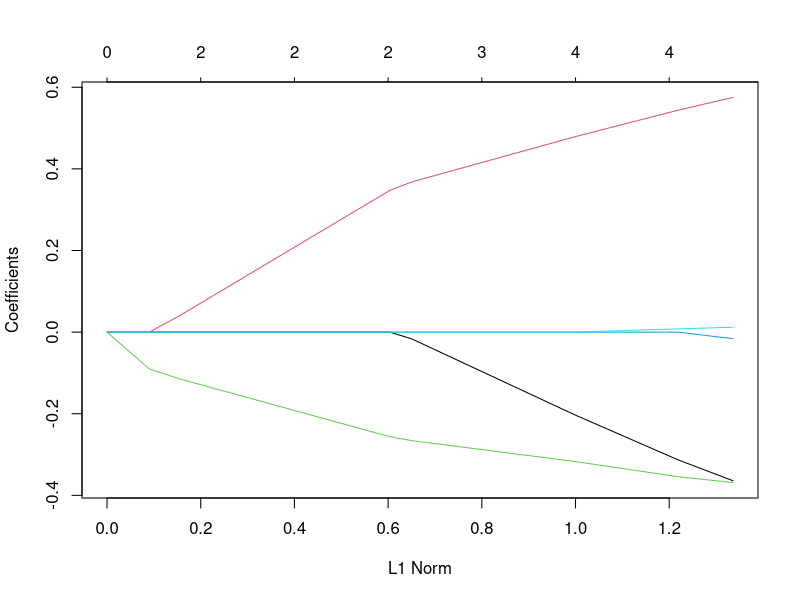
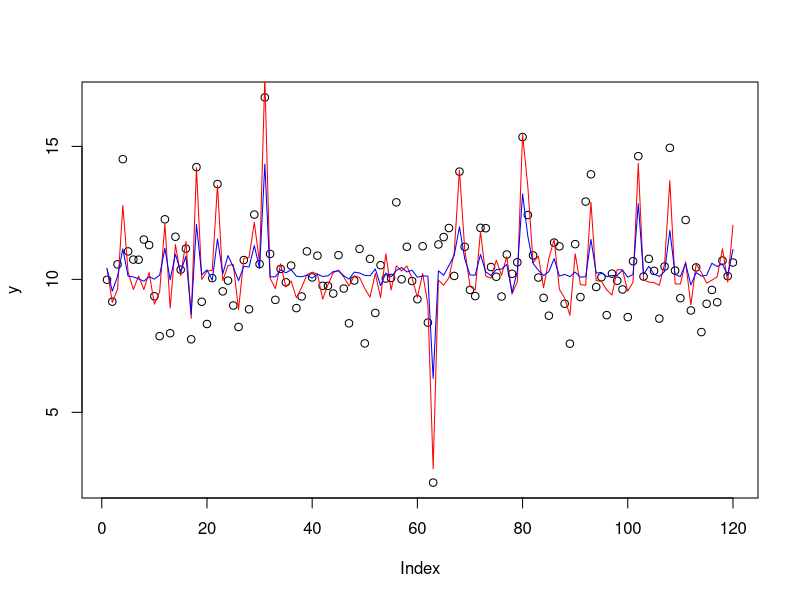
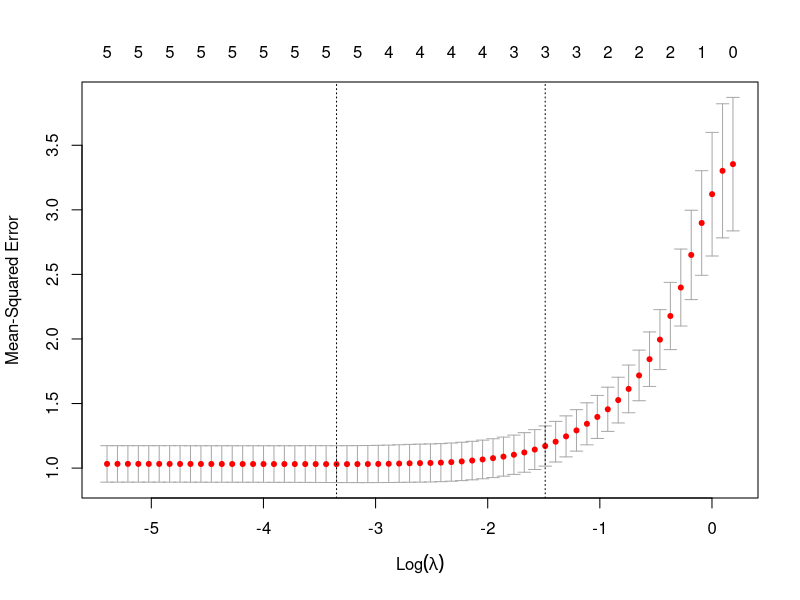
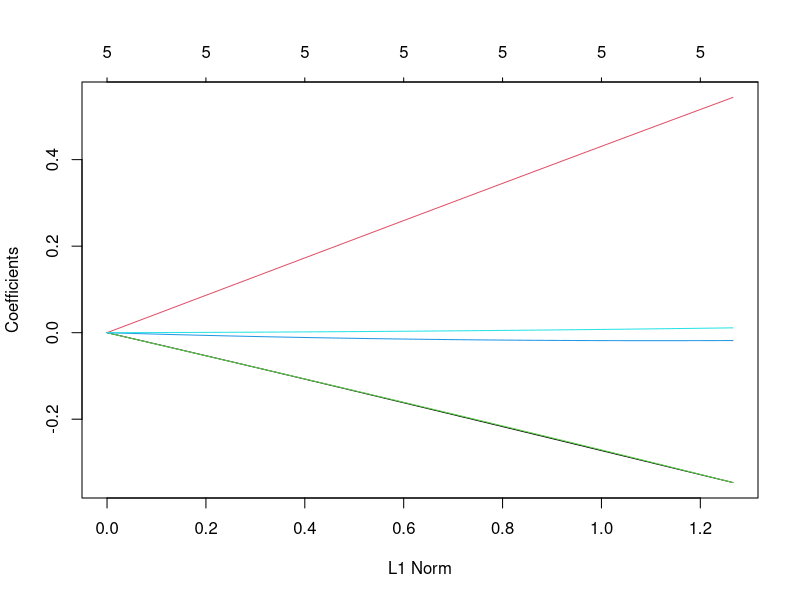
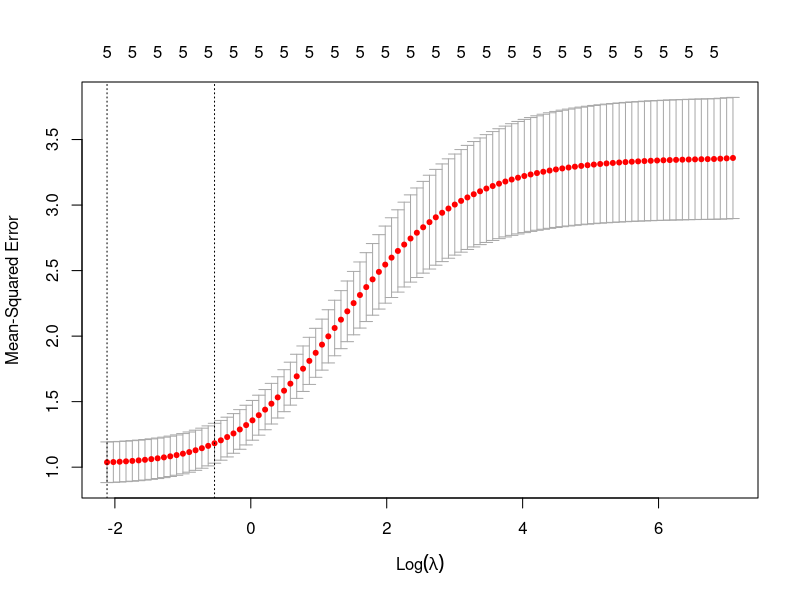
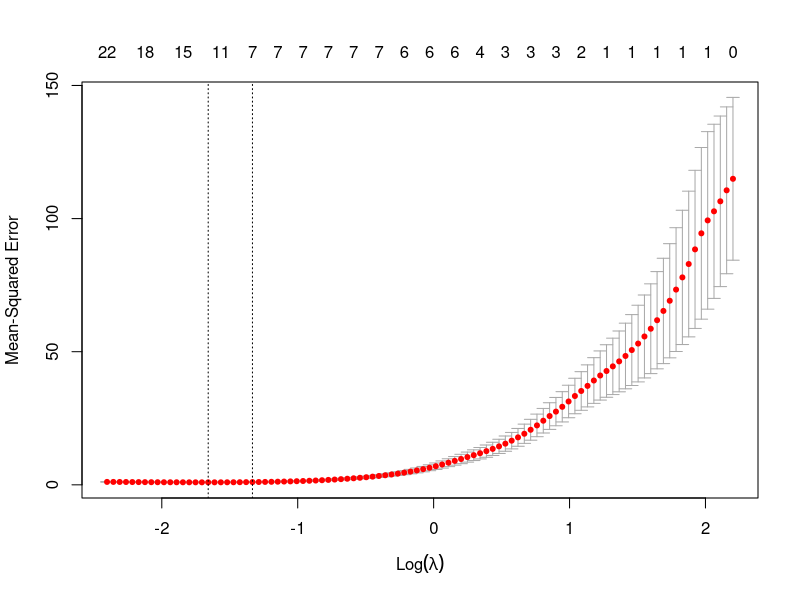
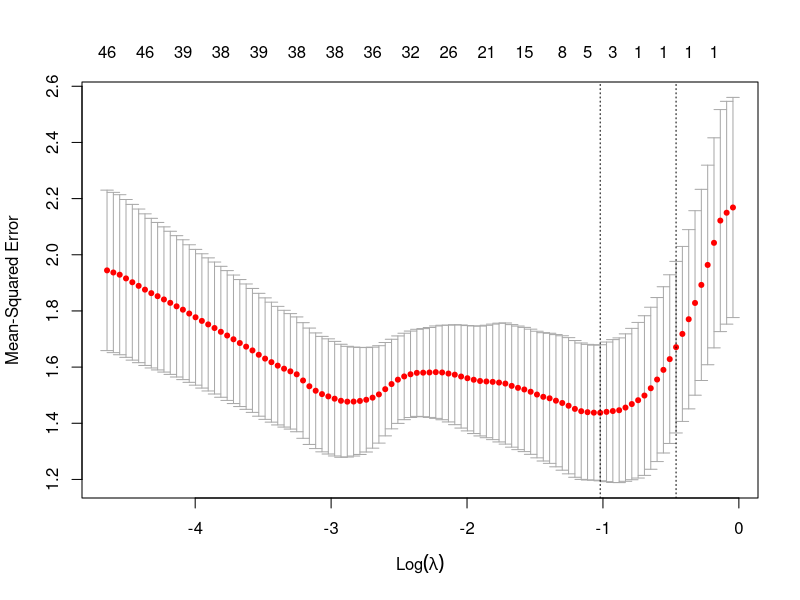

Here is the R script that generated these plots, in order:
# Sugestão: Pacote olsrr
# https://cran.r-project.org/web/packages/olsrr/vignettes/intro.html

##########################################
#
#   Pacotes usados nesse exemplo
#
##########################################
# install.packages("glmnet")
# install.packages("tidyverse")
# install.packages("caret")
# install.packages("leaps")


#############################################
#
#  Gerando os dados para o exemplo
#
#############################################
n=120
p=5

set.seed(1100)
x = matrix(ncol = p, nrow = n)
for(i in 1:p) x[,i] = rnorm(n)^i

colnames(x)= paste("X", 1:5, sep = "")
coef=c(10,round(rnorm(p-2),2),0,0)
names(coef) = c("(Intercept)", colnames(x))
    
# coeficientes do modelo:
coef
# gerando Y = X*beta + e
y=cbind(rep(1,n),x)%*%coef+rnorm(n)
cor(y,x)


#############################################
#
#  Ajustando o modelo: 
#
#############################################

### BACKWARD

m1=lm(y~x)
summary(m1)

m2=lm(y~x[,-4])
summary(m2)

m3=lm(y~x[,-c(4,5)])
summary(m3)

m4=lm(y~x[,-c(5)])
summary(m4)

final.B = lm(y~x[,1:3])
cf.B = coefficients(final.B); names(cf.B) = names(coef)[0:3+1]

#### FORWARD

m1=lm(y~x[,1])
summary(m1)
m2=lm(y~x[,2])
summary(m2)
m3=lm(y~x[,3])
summary(m3)
m4=lm(y~x[,4])
summary(m4)

m1=lm(y~x[,c(3,1)])
summary(m1)
m2=lm(y~x[,c(3,2)])
summary(m2)
m3=lm(y~x[,c(3,4)])
summary(m3)
m4=lm(y~x[,c(3,5)])
summary(m4)

m1=lm(y~x[,c(3,2,1)])
summary(m1)
m2=lm(y~x[,c(3,2,4)])
summary(m2)
m3=lm(y~x[,c(3,2,5)])
summary(m3)

m1=lm(y~x[,c(3,2,1,4)])
summary(m1)

m2=lm(y~x[,c(3,2,1,5)])
summary(m2)

final.F =lm(y~x[,c(3,2,1)])
cf.F = coefficients(final.F); names(cf.F) = names(coef)[c(0,3,2,1)+1]

# comparando
res = matrix(0, ncol = 3, nrow = length(coef))
rownames(res) = names(coef)
colnames(res) = c("Coeficiente", "Estimativa.B", "Estimativa.F")
res[, 1] = coef
res[names(cf.B),2] = cf.B
res[names(cf.F),3] = cf.F
round(res,2)

################

### Baseado em erro de previs?o:
# install.packages("tidyverse")
# install.packages("caret")
# install.packages("leaps")

library(tidyverse)
library(caret)
library(leaps)
library(MASS)

dados = data.frame(x,y)

# Fit the full model
full.model <- lm(y~x)
# Stepwise regression model
step.model <- stepAIC(full.model, direction = "both",
                      trace = FALSE)
summary(step.model)

models <- regsubsets(y~., data=dados, nvmax = 4,
                     method = "forward")
summary(models)


set.seed(123)
# Set up repeated k-fold cross-validation
train.control <- trainControl(method = "cv", number = 10)
# Train the model
step.model <- train(y ~., data = dados,
                    method = "leapBackward",
                    tuneGrid = data.frame(nvmax = 1:5),
                    trControl = train.control
)
step.model$results

step.model$bestTune

summary(step.model$finalModel)
coef.cv = coef(step.model$finalModel, 3)

res = cbind(res, rep(0,p+1))
res[names(coef.cv),4] = coef.cv 
colnames(res)[4] = "Estimativa.cv"
res

#################

install.packages("glmnet")
library(glmnet)

# Método para obter os coeficientes = Coordinate descent
# pag 8:  https://cran.r-project.org/web/packages/glmnet/vignettes/glmnet.pdf

# alpha = 0 -> Ridge
# alpha = 1 -> LASSO

#-------- Lasso ------------------------
#### glmnet: ajusta o modelo para vários lambdas (grade default ou personalizada)
ajuste = glmnet(x, y, alpha=1)

# coefficientes associados a cada lambda:
coefs.ajuste = coef(ajuste)
coefs.ajuste
dim(coefs.ajuste)  
coefs.ajuste[,10]  # coefs. para o décimo lambda da seq.
# eixo-x = lambda (no topo = nr. de coefs nao zero)
# eixo-y norma dos coeficientes
plot(ajuste)
# escolhe baseado no tamanho da amostra e qtde de variaveis (pra zerar mais ou menos coefs)
range(ajuste$lambda)

# coeficients para um outro valor de lambda
predict(ajuste, s = 0.001, type = "coefficients")
predict(ajuste, s = 1.21, type = "coefficients")

# valores preditos 
yhat = predict(ajuste, s = ajuste$lambda[60], type = "response", newx = x)
yhat2 = predict(ajuste, s = ajuste$lambda[10], type = "response", newx = x)
plot(y)
lines(yhat, col = "red")
lines(yhat2, col = "blue")

### cv.glmnet - essa diz qual eh o lambda otimo usa validação cruzada:
validacaoCruzada = cv.glmnet(x, y, alpha=1)
plot(validacaoCruzada) 
lambdaOtimo = validacaoCruzada$lambda.min
# os coeficients para o lambda ótimo pode ser obtidos 
coefficients(ajuste, s = lambdaOtimo)

# mesmo resultado será obtido usando a função predict
predict(ajuste, s = lambdaOtimo, type = "coefficients")

# se não tivéssemos a variável "ajuste":
ajuste.otimo = glmnet(x, y, alpha=1, lambda = lambdaOtimo)
coef(ajuste.otimo)


#-------- Ridge ------------------------

# raro zerar coeficientes

ajusteR = glmnet(x, y, alpha=0)
plot(ajusteR)
validacaoCruzada = cv.glmnet(x, y, alpha=0)
plot(validacaoCruzada)
lambdaOtimo = validacaoCruzada$lambda.min
coefficients(ajusteR, s = lambdaOtimo)



################################
# p maior que n
ncol = 100
nrow = 50
#gerar matriz com distribuições diferentes
X = matrix(0, ncol = ncol, nrow = nrow)
#for(j in 1:ncol) X[,j] = rnorm(nrow, sd = sqrt(j)) 
for(j in 1:ncol) X[,j] = rexp(nrow, rate = sqrt(j)) 

# 5 vars que realmente importam
p = 5
beta = rep(0,ncol)
beta[c(1,10,20,50,90)] = rep(10,5)

#aqui definimos o modelo correto
#y = 20 + 10X1 + 10X10+ 10X50 ... + e (dist normal)
Y = 20 + X%*%beta + rnorm(nrow)

#pergunta: sera que o lasso vai encontrar os coeficientes certos?

validacaoCruzada = cv.glmnet(X, Y, alpha=1, nfold = 5)
plot(validacaoCruzada)
lambdaOtimo = validacaoCruzada$lambda.min
ajuste.otimo = glmnet(X, Y, alpha=1, lambda = lambdaOtimo)
cf = coef(ajuste.otimo)
cf
nm = rownames(cf)[cf[,1] != 0]
nm
round(cf[nm,],4)

vars = paste("V",c(1,10,20,50,90), sep = "")
sum(vars %in% nm)

# tem um modelo com 100 variaveis, mas apenas 5 são uteis (como definiu? como validou?)
# sabemos quais sao exatamente as variaveis
# a terefa é aplicar o Lasso no modelo e ver se ele acerta quais sao as nao nulas uteis
#qtas vezes o lasso vai acertar quais são as variaveis certas em 100 repetições?

#E nesse caso: #for(j in 1:ncol) X[,j] = rexp(nrow, rate = sqrt(j)) ??
# Dai começa a ter problemas

#Testar com coeficientes de outras magnitudes (0.1, 0.5, 20, 60)

ncol = 100
nrow = 50
#gerar matriz com distribuições diferentes
X = matrix(0, ncol = ncol, nrow = nrow)
#for(j in 1:ncol) X[,j] = rnorm(nrow, sd = sqrt(j)) 
for(j in 1:ncol) X[,j] = rexp(nrow, rate = sqrt(j)) 

# 5 vars que realmente importam
p = 5
beta = rep(0,ncol)
beta[c(1,10,20,50,90)] = rep(10,5)

#aqui definimos o modelo correto
#y = 20 + 10X1 + 10X10+ 10X50 ... + e (dist normal)
Y = 20 + X%*%beta + rnorm(nrow)

#pergunta: sera que o lasso vai encontrar os coeficientes certos?


# -------------- Se agora o coeficiente é 1------------------

ncol = 100
nrow = 50
#gerar matriz com distribuições diferentes
X = matrix(0, ncol = ncol, nrow = nrow)
#for(j in 1:ncol) X[,j] = rnorm(nrow, sd = sqrt(j)) 
for(j in 1:ncol) X[,j] = rexp(nrow, rate = sqrt(j)) 

# 5 vars que realmente importam
p = 5
beta = rep(0,ncol)
beta[c(1,10,20,50,90)] = rep(1,5)

#aqui definimos o modelo correto
#y = 20 + 10X1 + 10X10+ 10X50 ... + e (dist normal)
Y = 20 + X%*%beta + rnorm(nrow)


validacaoCruzada = cv.glmnet(X, Y, alpha=1, nfold = 5)
plot(validacaoCruzada)
lambdaOtimo = validacaoCruzada$lambda.min
ajuste.otimo = glmnet(X, Y, alpha=1, lambda = lambdaOtimo)
cf = coef(ajuste.otimo)
cf
nm = rownames(cf)[cf[,1] != 0]
nm
round(cf[nm,],4)

sum(vars %in% nm)
